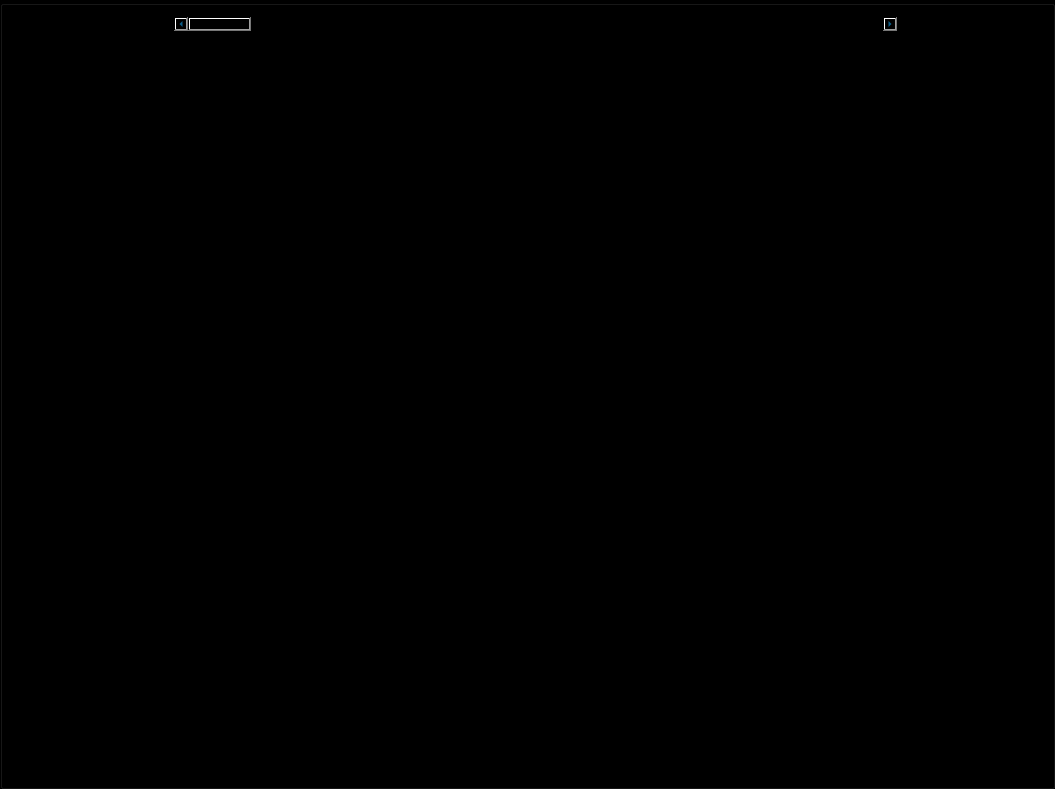
<?xml version="1.0" encoding="UTF-8"?>
<ui version="4.0">
 <class>MainWindow</class>
 <widget class="QMainWindow" name="MainWindow">
  <property name="geometry">
   <rect>
    <x>0</x>
    <y>0</y>
    <width>1055</width>
    <height>789</height>
   </rect>
  </property>
  <property name="sizePolicy">
   <sizepolicy hsizetype="Expanding" vsizetype="Expanding">
    <horstretch>0</horstretch>
    <verstretch>0</verstretch>
   </sizepolicy>
  </property>
  <property name="acceptDrops">
   <bool>false</bool>
  </property>
  <property name="windowTitle">
   <string>MainWindow</string>
  </property>
  <widget class="QWidget" name="centralwidget">
   <property name="sizePolicy">
    <sizepolicy hsizetype="Expanding" vsizetype="Expanding">
     <horstretch>0</horstretch>
     <verstretch>0</verstretch>
    </sizepolicy>
   </property>
   <property name="font">
    <font>
     <family>Times New Roman</family>
     <pointsize>14</pointsize>
    </font>
   </property>
   <property name="styleSheet">
    <string notr="true">background-color: rgb(100, 100, 100);</string>
   </property>
   <layout class="QHBoxLayout" name="central_h_layoout">
    <property name="spacing">
     <number>0</number>
    </property>
    <property name="leftMargin">
     <number>0</number>
    </property>
    <property name="topMargin">
     <number>0</number>
    </property>
    <property name="rightMargin">
     <number>0</number>
    </property>
    <property name="bottomMargin">
     <number>0</number>
    </property>
    <item>
     <widget class="QGroupBox" name="box">
      <property name="sizePolicy">
       <sizepolicy hsizetype="Expanding" vsizetype="Expanding">
        <horstretch>0</horstretch>
        <verstretch>0</verstretch>
       </sizepolicy>
      </property>
      <property name="styleSheet">
       <string notr="true">background-color: rgb(0, 0, 0);</string>
      </property>
      <property name="title">
       <string/>
      </property>
      <property name="flat">
       <bool>false</bool>
      </property>
      <layout class="QVBoxLayout" name="verticalLayout_2" stretch="1,39">
       <property name="spacing">
        <number>0</number>
       </property>
       <property name="leftMargin">
        <number>0</number>
       </property>
       <property name="topMargin">
        <number>0</number>
       </property>
       <property name="rightMargin">
        <number>0</number>
       </property>
       <property name="bottomMargin">
        <number>0</number>
       </property>
       <item>
        <widget class="QGroupBox" name="editWidget_box">
         <property name="sizePolicy">
          <sizepolicy hsizetype="Expanding" vsizetype="Expanding">
           <horstretch>0</horstretch>
           <verstretch>0</verstretch>
          </sizepolicy>
         </property>
         <property name="styleSheet">
          <string notr="true">border:None;</string>
         </property>
         <property name="title">
          <string/>
         </property>
         <property name="flat">
          <bool>true</bool>
         </property>
         <layout class="QHBoxLayout" name="horizontalLayout_6" stretch="1,2,1,20,4">
          <property name="spacing">
           <number>8</number>
          </property>
          <property name="leftMargin">
           <number>0</number>
          </property>
          <property name="topMargin">
           <number>0</number>
          </property>
          <property name="rightMargin">
           <number>0</number>
          </property>
          <property name="bottomMargin">
           <number>0</number>
          </property>
          <item>
           <widget class="QPushButton" name="zoom_btn">
            <property name="sizePolicy">
             <sizepolicy hsizetype="Expanding" vsizetype="Expanding">
              <horstretch>0</horstretch>
              <verstretch>0</verstretch>
             </sizepolicy>
            </property>
            <property name="toolTip">
             <string>global</string>
            </property>
            <property name="styleSheet">
             <string notr="true">image: url(:/display/全屏.png);</string>
            </property>
            <property name="text">
             <string/>
            </property>
            <property name="checkable">
             <bool>true</bool>
            </property>
           </widget>
          </item>
          <item>
           <widget class="QPushButton" name="rotate90_btn">
            <property name="sizePolicy">
             <sizepolicy hsizetype="Expanding" vsizetype="Expanding">
              <horstretch>0</horstretch>
              <verstretch>0</verstretch>
             </sizepolicy>
            </property>
            <property name="styleSheet">
             <string notr="true">image: url(:/display/90.png);
</string>
            </property>
            <property name="text">
             <string/>
            </property>
            <property name="flat">
             <bool>true</bool>
            </property>
           </widget>
          </item>
          <item>
           <widget class="QPushButton" name="resetCamera_btn">
            <property name="sizePolicy">
             <sizepolicy hsizetype="Expanding" vsizetype="Expanding">
              <horstretch>0</horstretch>
              <verstretch>0</verstretch>
             </sizepolicy>
            </property>
            <property name="styleSheet">
             <string notr="true">image: url(:/display/房子.png)；
</string>
            </property>
            <property name="text">
             <string/>
            </property>
            <property name="flat">
             <bool>true</bool>
            </property>
           </widget>
          </item>
          <item>
           <widget class="QScrollBar" name="slider">
            <property name="styleSheet">
             <string notr="true">color: rgb(17, 149, 218);</string>
            </property>
            <property name="orientation">
             <enum>Qt::Horizontal</enum>
            </property>
           </widget>
          </item>
          <item>
           <widget class="QLabel" name="label">
            <property name="font">
             <font>
              <family>Times New Roman</family>
              <pointsize>16</pointsize>
              <bold>true</bold>
             </font>
            </property>
            <property name="text">
             <string>TextLabel</string>
            </property>
            <property name="alignment">
             <set>Qt::AlignCenter</set>
            </property>
           </widget>
          </item>
         </layout>
        </widget>
       </item>
       <item>
        <widget class="QVTKRenderWindowInteractor" name="view" native="true">
         <property name="sizePolicy">
          <sizepolicy hsizetype="Expanding" vsizetype="Expanding">
           <horstretch>0</horstretch>
           <verstretch>0</verstretch>
          </sizepolicy>
         </property>
         <property name="font">
          <font>
           <family>Times New Roman</family>
           <pointsize>14</pointsize>
          </font>
         </property>
         <property name="styleSheet">
          <string notr="true">background-color: rgb(0, 0, 0);border:none;</string>
         </property>
        </widget>
       </item>
      </layout>
     </widget>
    </item>
   </layout>
  </widget>
  <action name="action_open_folder">
   <property name="icon">
    <iconset>
     <normaloff>resource/文件夹_1.png</normaloff>resource/文件夹_1.png</iconset>
   </property>
   <property name="text">
    <string>open folder</string>
   </property>
   <property name="font">
    <font>
     <family>Times New Roman</family>
     <pointsize>12</pointsize>
     <bold>true</bold>
    </font>
   </property>
  </action>
  <action name="action_close">
   <property name="icon">
    <iconset>
     <normaloff>resource/退出.png</normaloff>resource/退出.png</iconset>
   </property>
   <property name="text">
    <string>quit</string>
   </property>
   <property name="font">
    <font>
     <family>Times New Roman</family>
     <pointsize>12</pointsize>
    </font>
   </property>
  </action>
  <action name="actionopen_file">
   <property name="icon">
    <iconset>
     <normaloff>resource/文件.png</normaloff>resource/文件.png</iconset>
   </property>
   <property name="text">
    <string>open file</string>
   </property>
   <property name="font">
    <font>
     <family>Times New Roman</family>
     <pointsize>12</pointsize>
    </font>
   </property>
  </action>
 </widget>
 <customwidgets>
  <customwidget>
   <class>QVTKRenderWindowInteractor</class>
   <extends>QWidget</extends>
   <header>QVTKRenderWindowInteractor.h</header>
  </customwidget>
 </customwidgets>
 <resources>
  <include location="resource/navigation.qrc"/>
 </resources>
 <connections/>
</ui>
